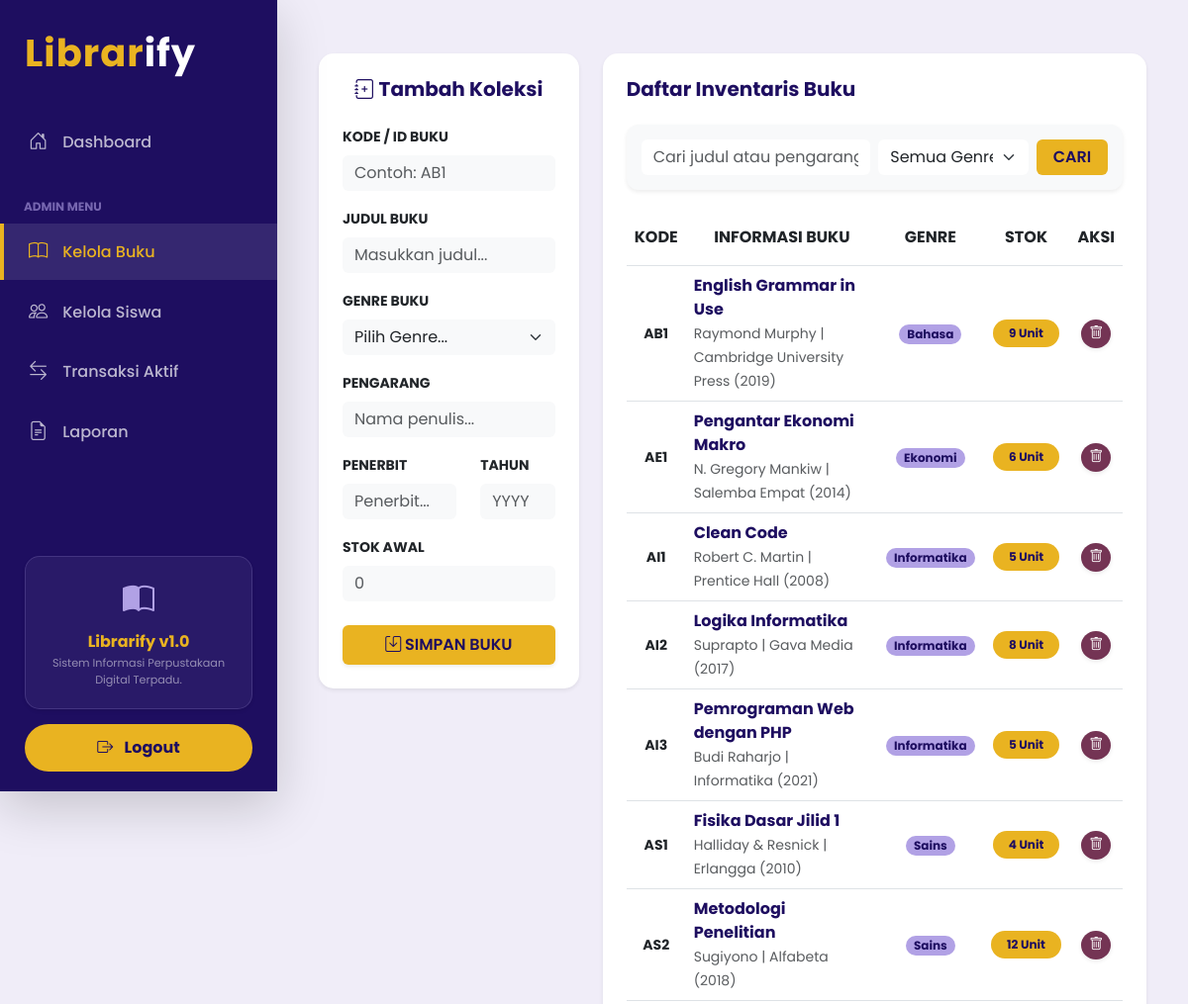
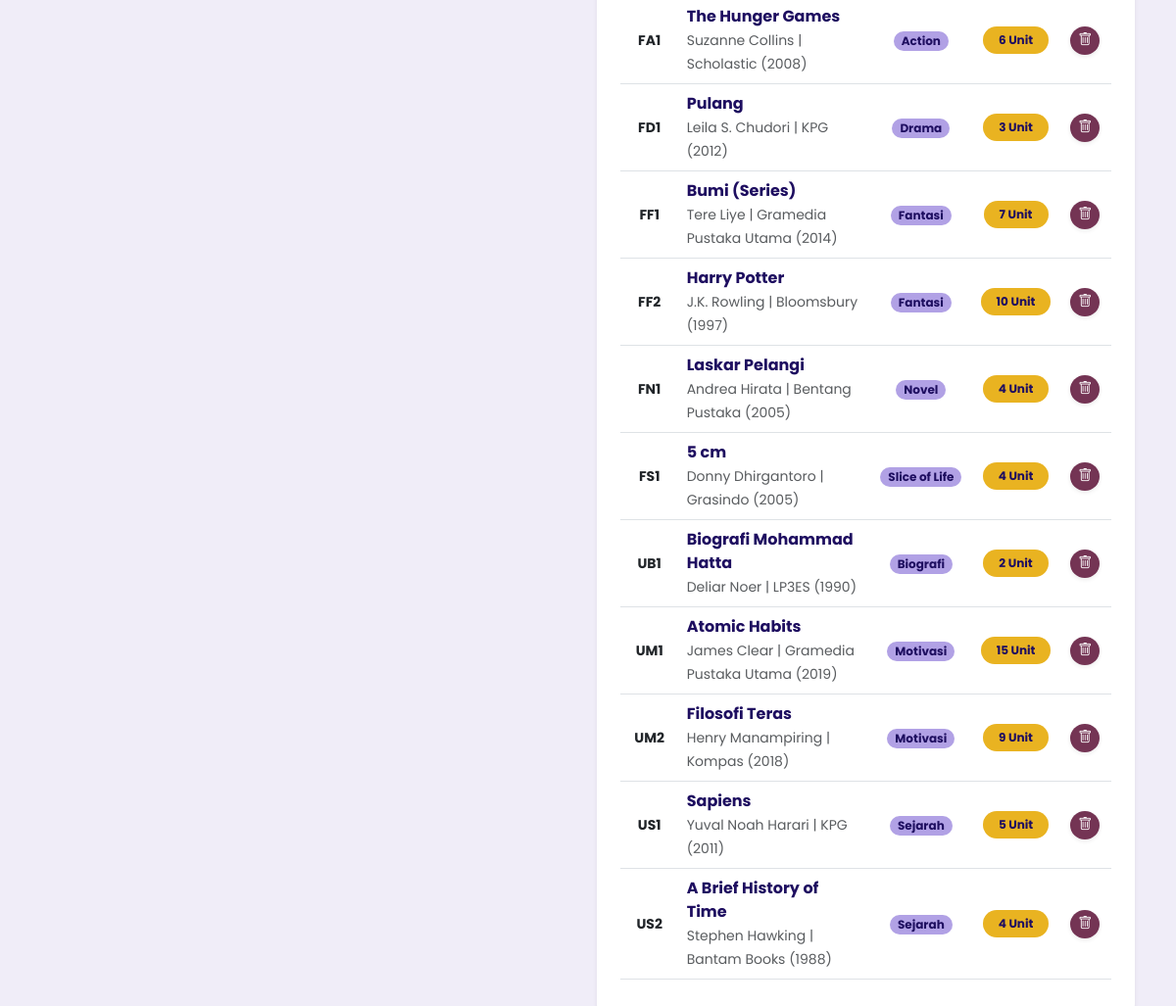
The page /buku.php (signed in) on the database its author committed (2 pictures, top to bottom).
### tables this page shows
CREATE TABLE `buku` (
  `id_buku` varchar(20) NOT NULL,
  `judul` varchar(150) NOT NULL,
  `genre` varchar(50) NOT NULL,
  `pengarang` varchar(100) NOT NULL,
  `penerbit` varchar(100) NOT NULL,
  `tahun_terbit` varchar(4) NOT NULL,
  `stok` int(11) NOT NULL
);

### buku.php (the view, shortened to what this page needs)
<?php
include 'koneksi.php';
$keyword = isset($_GET['cari']) ? mysqli_real_escape_string($conn, $_GET['cari']) : '';
?>
<!DOCTYPE html>
<html lang="id">
<head>
    <link rel="stylesheet" href="https://cdn.jsdelivr.net/npm/bootstrap@5.3.0/dist/css/bootstrap.min.css">
    <link rel="stylesheet" href="https://cdn.jsdelivr.net/npm/bootstrap-icons@1.11.0/font/bootstrap-icons.css">
</head>
<body>
    <?php include 'menu.php'; ?>
    <div class="container mt-4">
        <div class="row align-items-start">
            <div class="col-md-4 mb-4">
                <div class="card shadow-sm p-4">
                    <h5 class="fw-bold text-center mb-4" style="color: #1e0e60;">
                        <i class="bi bi-journal-plus"></i> Tambah Koleksi
                    </h5>
                    <form action="proses_buku.php" method="POST">
                        <div class="mb-3">
                            <label class="form-label small fw-bold">KODE / ID BUKU</label>
                            <input type="text" name="id_buku" class="form-control border-0 bg-light" placeholder="Contoh: AB1" required>
                        </div>
                        <div class="mb-3">
                            <label class="form-label small fw-bold">JUDUL BUKU</label>
                            <input type="text" name="judul" class="form-control border-0 bg-light" placeholder="Masukkan judul..." required>
                        </div>
                        <div class="mb-3">
                            <label class="form-label small fw-bold">GENRE BUKU</label>
                            <select name="genre" class="form-select border-0 bg-light" required>
                                <option value="">Pilih Genre...</option>
                            </select>
                        </div>
                        <div class="mb-3">
                            <label class="form-label small fw-bold">PENGARANG</label>
                            <input type="text" name="pengarang" class="form-control border-0 bg-light" placeholder="Nama penulis..." required>
                        </div>
                        <div class="row">
                            <div class="col-7 mb-3">
                                <label class="form-label small fw-bold">PENERBIT</label>
                                <input type="text" name="penerbit" class="form-control border-0 bg-light" placeholder="Penerbit..." required>
                            </div>
                            <div class="col-5 mb-3">
                                <label class="form-label small fw-bold">TAHUN</label>
                                <input type="number" name="tahun_terbit" class="form-control border-0 bg-light" placeholder="YYYY" required>
                            </div>
                        </div>
                        <div class="mb-4">
                            <label class="form-label small fw-bold">STOK AWAL</label>
                            <input type="number" name="stok" class="form-control border-0 bg-light" placeholder="0" required>
                        </div>
                        <button type="submit" class="btn btn-primary w-100 py-2 shadow-sm">
                            <i class="bi bi-save"></i> SIMPAN BUKU
                        </button>
                    </form>
                </div>
            </div>
            <div class="col-md-8">
                <div class="card shadow-sm p-4">
                    <h5 class="fw-bold mb-4" style="color: #1e0e60;">Daftar Inventaris Buku</h5>
                    <div class="search-box border-0 shadow-sm">
                        <form method="GET" action="" class="row g-2">
                            <div class="col-md-6">
                                <input type="text" name="cari" class="form-control border-0 bg-white"
                                    placeholder="Cari judul atau pengarang..." value="<?= htmlspecialchars($keyword); ?>">
                            </div>
                            <div class="col-md-4">
                                <select name="genre" class="form-select border-0 bg-white">
                                    <option value="">Semua Genre</option>
                                </select>
                            </div>
                            <div class="col-md-2">
                                <button type="submit" class="btn btn-primary w-100">CARI</button>
                            </div>
                        </form>
                    </div>
                    <div class="table-responsive">
                        <table class="table table-hover align-middle">
                            <thead class="table-custom-header text-center">
                                <tr>
                                    <th class="py-3">KODE</th>
                                    <th class="py-3">INFORMASI BUKU</th>
                                    <th class="py-3">GENRE</th>
                                    <th class="py-3">STOK</th>
                                    <th class="py-3">AKSI</th>
                                </tr>
                            </thead>
                            <tbody>
                                <?php
                                $sql = "SELECT * FROM buku WHERE 1=1";
                                $sql .= " ORDER BY id_buku ASC";
                                $query = mysqli_query($conn, $sql);
                                while ($b = mysqli_fetch_array($query)) { ?>
                                    <tr>
                                        <td class="text-center small fw-bold text-violet"><?= $b['id_buku']; ?></td>
                                        <td>
                                            <strong style="color: #1e0e60;"><?= $b['judul']; ?></strong><br>
                                            <small class="text-muted">
                                                <?= $b['pengarang']; ?> | <?= $b['penerbit']; ?>
                                                (<?= $b['tahun_terbit']; ?>)
                                            </small>
                                        </td>
                                        <td class="text-center">
                                            <span class="badge rounded-pill badge-genre px-2 py-1">
                                                <?= $b['genre']; ?>
                                            </span>
                                        </td>
                                        <td class="text-center">
                                            <span class="badge rounded-pill badge-stok px-3 py-2">
                                                <?= $b['stok']; ?> Unit
                                            </span>
                                        </td>
                                        <td class="text-center">
                                            <a href="proses_buku.php?aksi=hapus&id=<?= $b['id_buku']; ?>"
                                                class="btn btn-cosmic btn-sm rounded-circle shadow-sm"
                                                onclick="konfirmasiHapusBuku(event, this.href)"
                                                title="Hapus Buku">
                                                <i class="bi bi-trash"></i>
                                            </a>
                                        </td>
                                    </tr>
                                <?php } ?>
                            </tbody>
                        </table>
                    </div>
                </div>
            </div>
        </div>
    </div>
</body>
</html>
</body>
</html>

### buku.php (style rules this page uses)
body { font-family: 'Poppins', sans-serif; background-color: #f0edf8; }
.card { border: none; border-radius: 15px; }
.btn-primary { background-color: #e9b321; color: #1e0e60; border: none; font-weight: 600; transition: 0.3s; }
.table-custom-header { background-color: #1e0e60; color: white; }
.btn-cosmic { background-color: #743454; color: white; border: none; }
.badge-stok { background-color: #e9b321; color: #1e0e60; }
.badge-genre { background-color: #b1a1e5; color: #1e0e60; font-size: 0.75rem; }
.search-box { background-color: #f8f9fa; border-radius: 12px; padding: 15px; margin-bottom: 20px; }

### menu.php (style rules this page uses)
body { display: flex; min-height: 100vh; overflow-x: hidden; }

### rows shown on the page
buku: id_buku "AB1", judul "English Grammar in Use", pengarang "Raymond Murphy", penerbit "Cambridge University Press", tahun_terbit "2019", genre "Bahasa", stok "9"
buku: id_buku "AE1", judul "Pengantar Ekonomi Makro", pengarang "N. Gregory Mankiw", penerbit "Salemba Empat", tahun_terbit "2014", genre "Ekonomi", stok "6"
buku: id_buku "AI1", judul "Clean Code", pengarang "Robert C. Martin", penerbit "Prentice Hall", tahun_terbit "2008", genre "Informatika", stok "5"
buku: id_buku "AI2", judul "Logika Informatika", pengarang "Suprapto", penerbit "Gava Media", tahun_terbit "2017", genre "Informatika", stok "8"
buku: id_buku "AI3", judul "Pemrograman Web dengan PHP", pengarang "Budi Raharjo", penerbit "Informatika", tahun_terbit "2021", genre "Informatika", stok "5"
buku: id_buku "AS1", judul "Fisika Dasar Jilid 1", pengarang "Halliday & Resnick", penerbit "Erlangga", tahun_terbit "2010", genre "Sains", stok "4"
buku: id_buku "AS2", judul "Metodologi Penelitian", pengarang "Sugiyono", penerbit "Alfabeta", tahun_terbit "2018", genre "Sains", stok "12"
buku: id_buku "FA1", judul "The Hunger Games", pengarang "Suzanne Collins", penerbit "Scholastic", tahun_terbit "2008", genre "Action", stok "6"
buku: id_buku "FD1", judul "Pulang", pengarang "Leila S. Chudori", penerbit "KPG", tahun_terbit "2012", genre "Drama", stok "3"
buku: id_buku "FF1", judul "Bumi (Series)", pengarang "Tere Liye", penerbit "Gramedia Pustaka Utama", tahun_terbit "2014", genre "Fantasi", stok "7"
buku: id_buku "FF2", judul "Harry Potter", pengarang "J.K. Rowling", penerbit "Bloomsbury", tahun_terbit "1997", genre "Fantasi", stok "10"
buku: id_buku "FN1", judul "Laskar Pelangi", pengarang "Andrea Hirata", penerbit "Bentang Pustaka", tahun_terbit "2005", genre "Novel", stok "4"
buku: id_buku "FS1", judul "5 cm", pengarang "Donny Dhirgantoro", penerbit "Grasindo", tahun_terbit "2005", genre "Slice of Life", stok "4"
buku: id_buku "UB1", judul "Biografi Mohammad Hatta", pengarang "Deliar Noer", penerbit "LP3ES", tahun_terbit "1990", genre "Biografi", stok "2"
buku: id_buku "UM1", judul "Atomic Habits", pengarang "James Clear", penerbit "Gramedia Pustaka Utama", tahun_terbit "2019", genre "Motivasi", stok "15"
buku: id_buku "UM2", judul "Filosofi Teras", pengarang "Henry Manampiring", penerbit "Kompas", tahun_terbit "2018", genre "Motivasi", stok "9"
buku: id_buku "US1", judul "Sapiens", pengarang "Yuval Noah Harari", penerbit "KPG", tahun_terbit "2011", genre "Sejarah", stok "5"
buku: id_buku "US2", judul "A Brief History of Time", pengarang "Stephen Hawking", penerbit "Bantam Books", tahun_terbit "1988", genre "Sejarah", stok "4"
